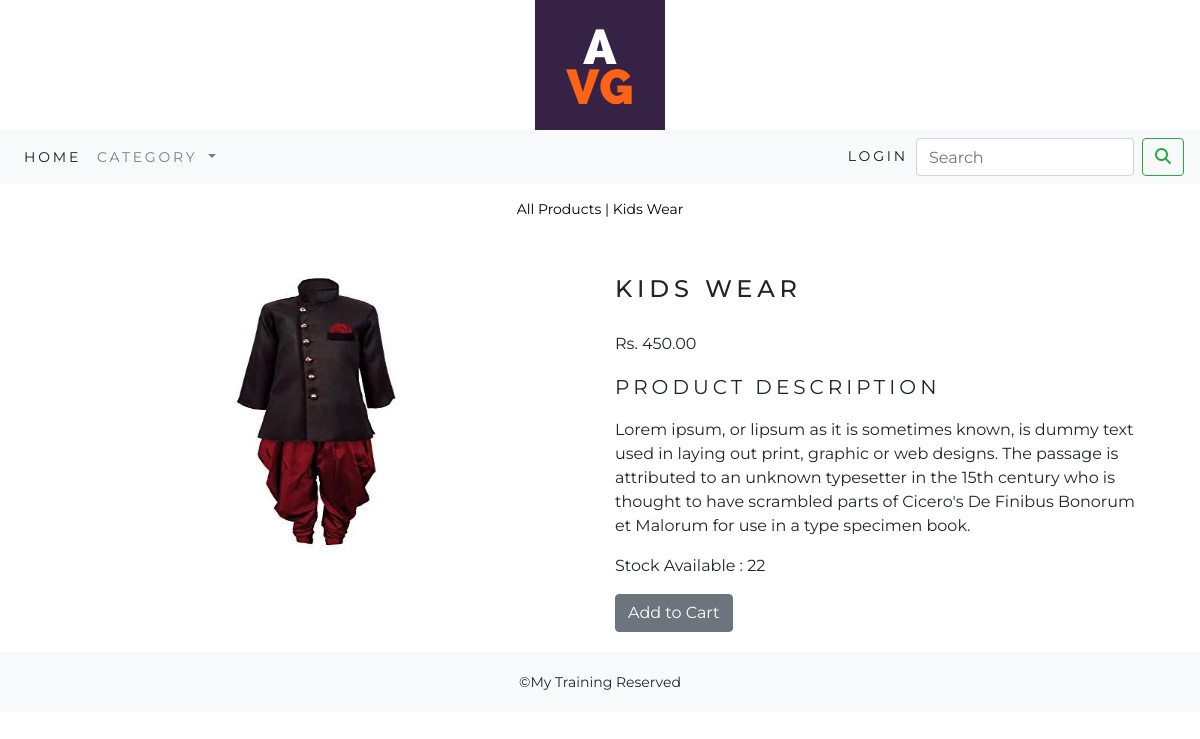
Page /ecommerce/dress-items/kids_wear/ on the committed database.
### ecommerceapp/models.py (models this page shows, shortened)
class Product(models.Model):
    name = models.CharField(max_length=250, unique=True)
    slug = models.SlugField(max_length=250, unique=True)
    desc = models.TextField(blank=True)
    img = models.ImageField(upload_to='product', blank=True)
    category=models.ForeignKey(Category,on_delete=models.CASCADE)
    price=models.DecimalField(max_digits=10,decimal_places=2)
    stock=models.IntegerField()
    available=models.BooleanField(default=True)
    created=models.DateTimeField(auto_created=True)
    updated=models.DateTimeField(auto_now=True)
    class Meta:
        ordering = ('name',)
        verbose_name = 'product'
        verbose_name_plural = 'products'

### ecommerceapp/views.py (the view)
# urls.py: path('<slug:c_slug>/<slug:p_slug>/', views.procatdetail, name='procatdetail'),
def procatdetail(request,c_slug,p_slug):
    try:
        product=Product.objects.get(category__slug=c_slug,slug=p_slug)
    except Exception as e:
        raise e
    return render(request,'product.html',{'product':product})

### cartapp/context_processors.py (called while the page is built)
def counter(request):
    item_count=0
    if 'admin' in request.path:
        return {}
    else:
        try:
            cart=Cart.objects.filter(cart_id=_cart_id(request))
            cart_items=CartItem.objects.all().filter(cart=cart[:1])
            for cart_item in cart_items:
                item_count += cart_item.quantity
        except Cart.DoesNotExist:
            item_count=0
        return dict(item_count=item_count)

### cartapp/views.py (called while the page is built)
def _cart_id(request):
    cart=request.session.session_key
    if not cart:
        cart=request.session.create()
    return cart

### ecommerceapp/context_processors.py (called while the page is built)
def cat_links(request):
    links=Category.objects.all()
    return dict(links=links)

### ecommerceapp/models.py (called while the page is built)
    def get_url(self):
        return reverse("ecommerceapp:product_by_category", args=[self.slug])

### templates/product.html (shortened to what this page needs)
{% extends 'base.html' %}
{% load static %}
{% block content %}
<div class="row my_prod_row_class">
    <div class="mx-auto">
        <p><a href="{% url 'ecommerceapp:AllProCat' %}">All Products</a> | <a href="{{product.category.get_url}}"></a>{{product.name}}</p>
    </div>
    <div class="container">
        <br>
        <div class="row">
            <div class="col-12 col-sm-12 col-md-12 col-lg-6 text-center">
                <div style="min-width:18rem;">
                <img src="{{product.img.url}}" style="width:250px;height:300px;" alt="{{product.name}}">
            </div>
        </div>
        <div class="col-12 col-sm-12 col-md-12 col-lg-6">
            <div>
                <h1 class="my_prod_title">{{product.name}}</h1>
                <p>Rs. {{product.price}}</p>
                <p class="text-justify my_title">Product Description</p>
                <p>{{product.desc}}</p>
                {% if product.stock <= 0 %}
                    <p class="text-justify my_title"><b>Out of stock</b></p>
                {% else %}
                    <p>Stock Available : {{product.stock}}</p>
                    <a class="btn btn-secondary" href="{% url 'cartapp:add_cart' product.id %}">Add to Cart</a>
                {% endif %}
            </div>
        </div>
    </div>
</div>
</div>
{% endblock %}

### static/css/custom.css (style rules this page uses)
body { font-family: 'Montserrat', sans-serif; }
.my_title { font-size: 20px; text-transform: uppercase; letter-spacing: 0.2em; }
.my_prod_row_class { padding-top: 15px; padding-bottom: 20px; }
.my_prod_row_class .mx-auto { color: #000; font-size: 14px; }
.my_prod_row_class .mx-auto p a { color: #000; font-size: 14px; text-decoration: none; }
.my_prod_title { font-size: 24px; text-transform: uppercase; letter-spacing: 0.2em; padding-top: 15px; padding-bottom: 20px; }

### rows in the picture
Product: name "Kids Wear", img (picture), name "KIDS WEAR", price "450.00", desc "Lorem ipsum, or lipsum as it is sometimes known, is dummy text used in laying out print, graphic or web designs. The passage is attributed to an unknown typesetter in the 15th century who is thought to have scrambled parts of Cicero's De Finibus Bonorum et Malorum for use in a type specimen book.", stock "22"
